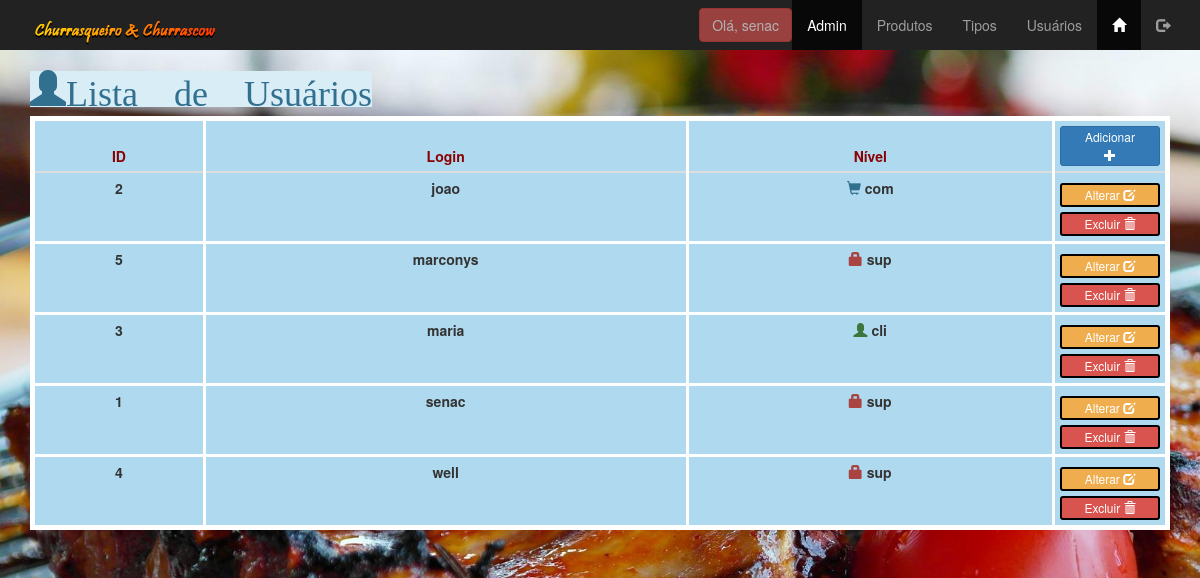
The app's page /admin/usuarios_lista.php (signed in) with its own data.
### tables this page shows
create table tbusuarios(
id_usuario int(11) not null,
login_usuario varchar(30) not null unique,
senha_usuario varchar(8) not null,
nivel_usuario enum('sup', 'com', 'cli') not null
);

### admin/usuarios_lista.php (the view, shortened to what this page needs)
<?php
include('../conexoes/conexao.php');
$consulta = "select * from tbusuarios order by login_usuario asc";
$lista = $conexao->query($consulta);
$linha = $lista->fetch_assoc();
?>
<!DOCTYPE html>
<html lang="pt_br">
<head>
    <link href="../css/bootstrap.min.css" rel="stylesheet" type="text/css">
    <link href="../css/meu_estilo.css" rel="stylesheet" type="text/css">
</head>
<body class="fundofixo">
    <?php include('menu_adm.php'); ?>
    <main class="container">
        <h1 class="breadcrump alert-info glyphicon glyphicon-user">Lista de Usuários</h1>
        <table class="table table-condensed table-hover tbopacidade" style="background-color: #afd9ee;">
            <thead>
                <th>ID</th>
                <th>Login</th>
                <th>Nível</th>
                <th class="largButton">
                    <a href="usuarios_insere.php" class="btn largButton btn-primary btn-xs">
                        <span class="hidden-xs">Adicionar<br></span>
                        <span class="glyphicon glyphicon-plus" aria-hidden="true"></span>
                    </a>
                </th>
            </thead>
            <tboby>
                <?php do { ?>
                    <tr>
                        <td><?php echo $linha['id_usuario']; ?></td>
                        <td>
                            <span class="hidden-xs"><?php echo $linha['login_usuario'];?></span>
                        </td>
                        <td>
                            <?php
                            if ($linha['nivel_usuario'] == 'sup') {
                                echo ("<span class='glyphicon glyphicon-lock text-danger aria-hidden='true'></span>");
                            } else if($linha['nivel_usuario'] == 'com') {
                                echo ("<span class='glyphicon glyphicon-shopping-cart text-info aria-hidden='true'></span>");
                            } else if($linha['nivel_usuario'] == 'cli'){
                                echo ("<span class='glyphicon glyphicon-user text-success aria-hidden='true'></span>");
                            }
                            ?>
                            <?php echo $linha['nivel_usuario']; ?>
                        </td>
                        <td>
                            <a href="usuario_atualiza.php?id_usuario=<?php echo $linha['id_usuario']; ?>" class="btn btn-warning largButton btn-xs">
                                <span class="hidden-xs">Alterar</span>
                                <span class="glyphicon glyphicon-edit" aria-hidden="true"></span>
                            </a>
                            <button class="btn btn-danger largButton btn-xs delete"
                            role="button"
                            data-nome="<?php echo $linha['login_usuario'];?>"
                            data-id="<?php echo $linha['id_usuario'];?>">
                            <span class="hidden-xs">Excluir</span>
                            <span class="glyphicon glyphicon-trash" aria-hidden="true"></span>
                            </button>
                        </td>
                    </tr>
                <?php } while ($linha = $lista->fetch_assoc()); ?>
            </tboby>
        </table>
    </main>
</body>
</html>

### admin/menu_adm.php (shortened to what this page needs)
<!DOCTYPE html>
<html lang="pt-br">
<head>
</head>
<body>
    <nav class="nav navbar-inverse">
    <div class="container-fluid">
        <div class="navbar-header">
            <a href="index.php" class="navbar-brand">
                <img src="../images/logochurrascopequeno.png" alt="">
            </a>
        </div>
        <div class="collapse navbar-collapse" id="#defaultNavbar">
            <ul class="nav navbar-nav navbar-right">
                <li>
                    <button class="btn btn-danger navbar-btn disabled">
                        Olá, <?php echo $_SESSION['login_usuario'];?>
                    </button>
                </li>
                <li class="active"><a href="index.php">Admin</a></li>
                <li><a href="produtos_lista.php">Produtos</a></li>
                <li><a href="tipos_lista.php">Tipos</a></li>
                <li><a href="usuarios_lista.php">Usuários</a></li>
                <li class="active"><a href="../index.php"><span class="glyphicon glyphicon-home"></span></a></li>
                <li><a href="logout.php"><span class="glyphicon glyphicon-log-out"></span></a></li>
            </ul>
        </div>
    </div>
    </nav>
</body>
</html>

### css/meu_estilo.css (style rules this page uses)
.fundofixo { background: url(../images/churrasco.jpg) no-repeat fixed; -webkit-background-size: cover ; background-size: cover; }
.table { border: 5px solid #fff; }
.table th { border: 3px solid #fff; text-align: center; color: darkred; }
.table td { border: 3px solid #fff; align-items: center; text-align: center; font-weight:bold; }
.table td .largButton { border: 2px solid #000; margin-top: 5px; }
.largButton { width: 100px; }

### records on screen
tbusuarios: id_usuario "2", login_usuario "joao", nivel_usuario "com"
tbusuarios: id_usuario "5", login_usuario "marconys", nivel_usuario "sup"
tbusuarios: id_usuario "3", login_usuario "maria", nivel_usuario "cli"
tbusuarios: id_usuario "1", login_usuario "senac", nivel_usuario "sup"
tbusuarios: id_usuario "4", login_usuario "well", nivel_usuario "sup"

### other values on screen
$_SESSION['login_usuario'] "senac"
